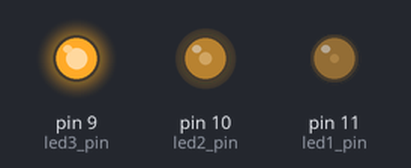
This sketch was run on a simulated Arduino Uno, built with avr-gcc and run on an emulated ATmega328P. Shown: output pins drawn as LEDs (lit = HIGH).

Above: at 0.1 s.
Timing chart, 0 to 1.6 s (numbered marks = the images above):
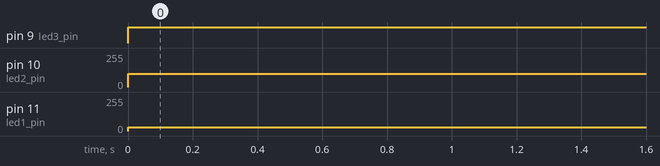

Measured:
- by itself, pin 9 (led3_pin): LOW → HIGH at 0.00 s
- by itself, pin 10 (led2_pin): 0/255 → 100/255 at 0.00 s
- by itself, pin 11 (led1_pin): 0/255 → 30/255 at 0.00 s

The sketch:

analogWrite_led.ino
```cpp
int led1_pin = 11;
int led2_pin = 10;
int led3_pin = 9;
int butt = 12;
int cnt = 0;

void blink_led(int led_pin, int count) {

  for (int i = 1; i <= count; ++i) {
    digitalWrite(led_pin, HIGH);
    delay(100);
    digitalWrite(led_pin, LOW);
    delay(100);
  }

}

void setup()
{

  Serial.begin(9600);
  //pinMode(butt, INPUT);
  pinMode(led1_pin, OUTPUT);
  pinMode(led2_pin, OUTPUT);
  pinMode(led3_pin, OUTPUT);

}

void loop()
{

  analogWrite(led1_pin, 30);
  analogWrite(led2_pin, 100);
  digitalWrite(led3_pin, HIGH);
  delay(10);

}
```
